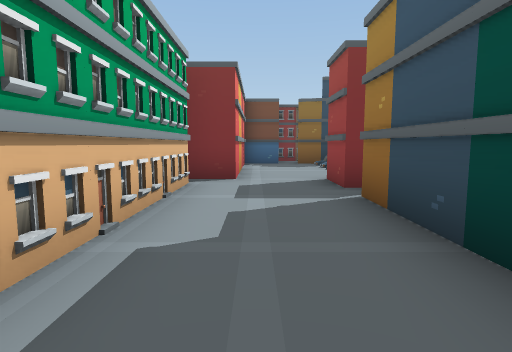
[1] (above)

24 first-person views from a walk through a 3-D level made in the Unity game engine. The camera is 1.4 m above the floor, tilts 6° down and sees 80° across. The floor is counted in squares, 2.02 m on a side. Each view is taken from the middle of a square. On the plan, view 1 faces up. The plan holds only what a view shows up to about 10 squares ahead; the rest is blank. The place goes on beyond the plan. The player is left out.

[2]
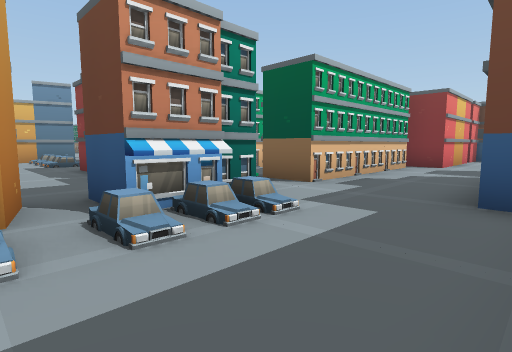

[3]
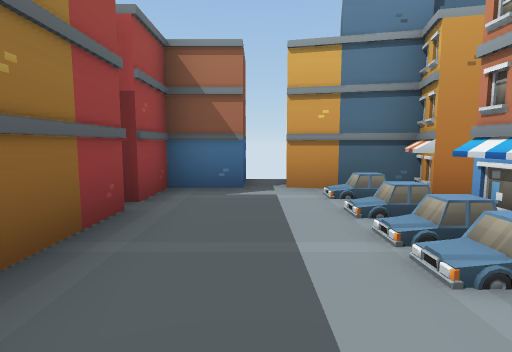

[4]
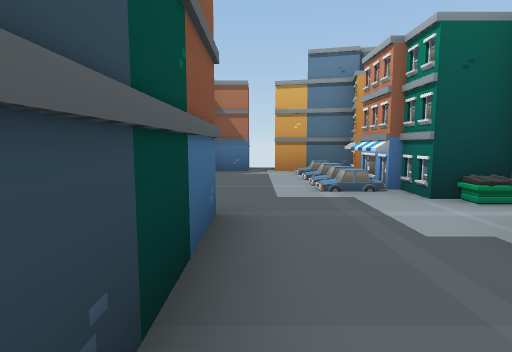

[5]
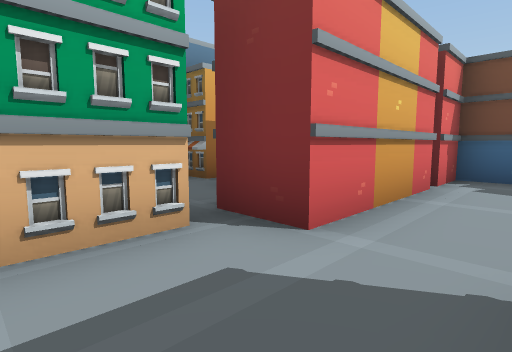

[6]
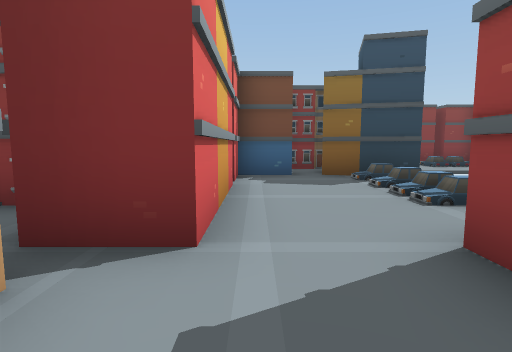

[7]
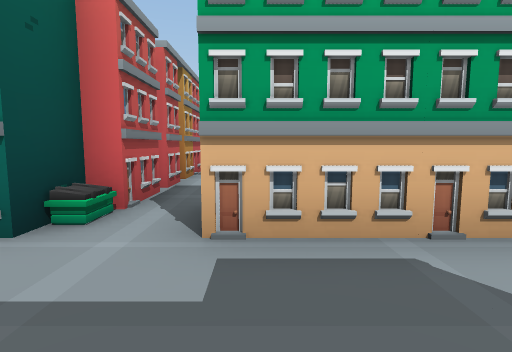

[8]
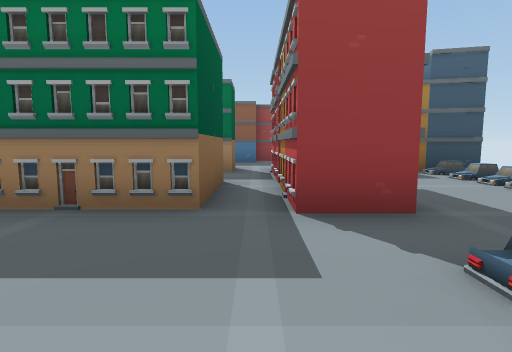

[9]
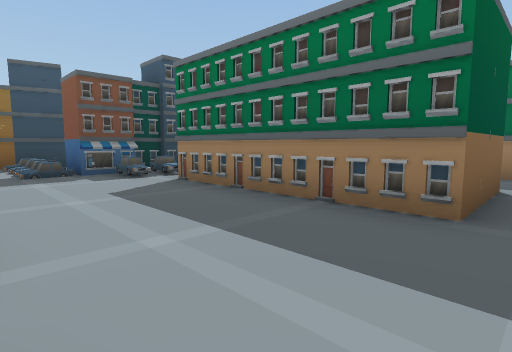

[10]
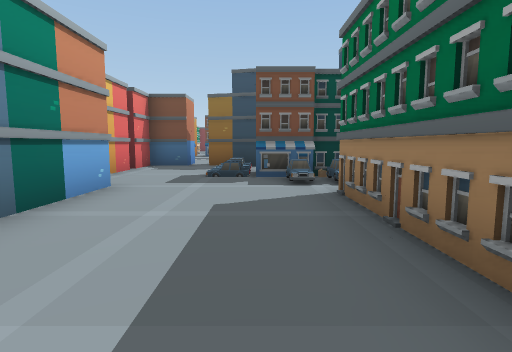

[11]
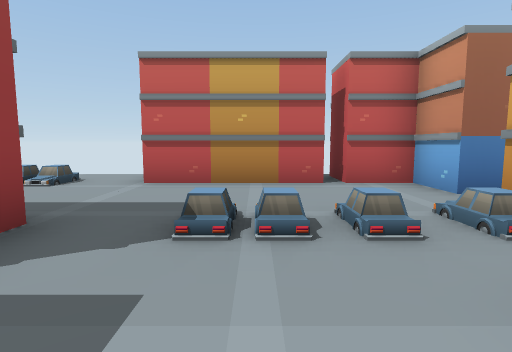

[12]
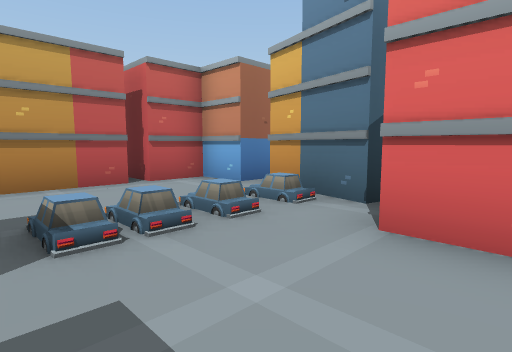

[13]
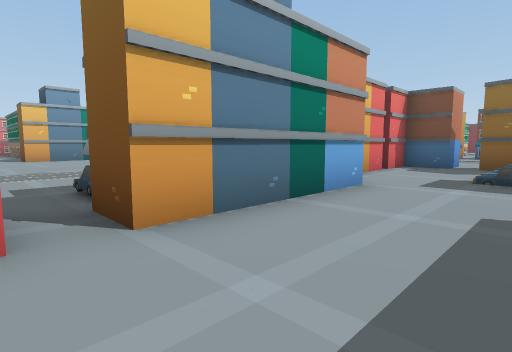

[14]
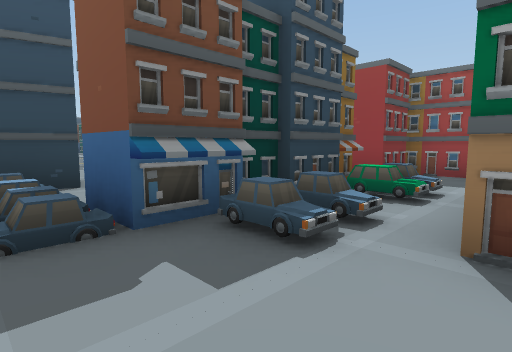

[15]
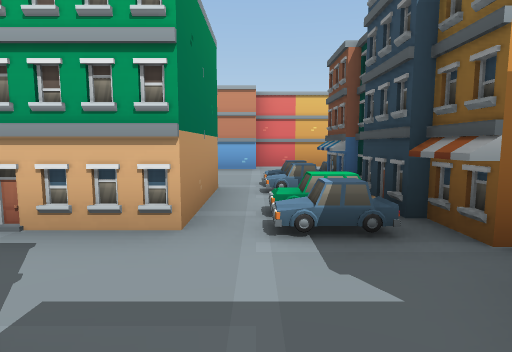

[16]
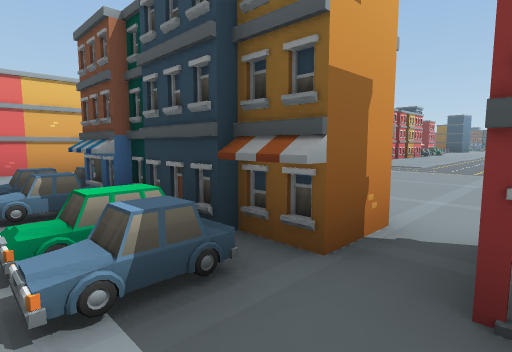

[17]
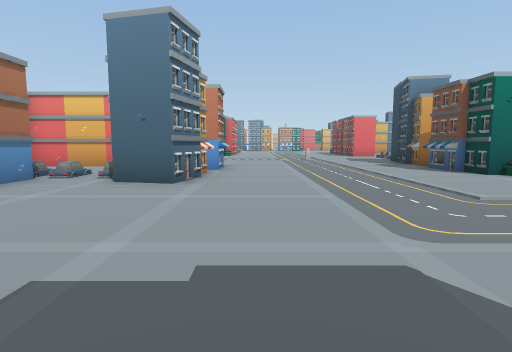

[18]
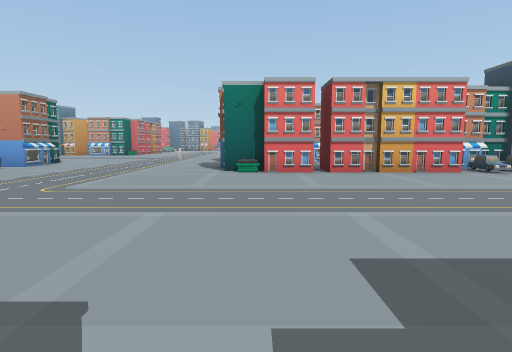

[19]
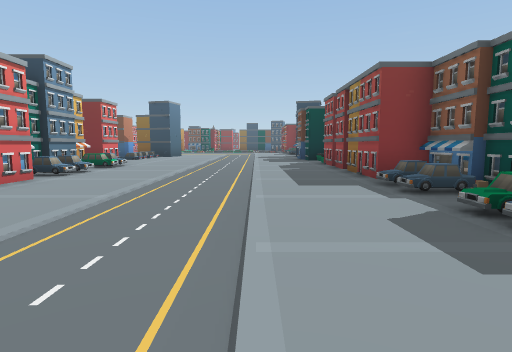

[20]
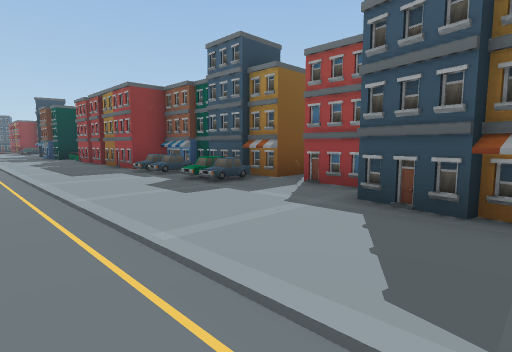

[21]
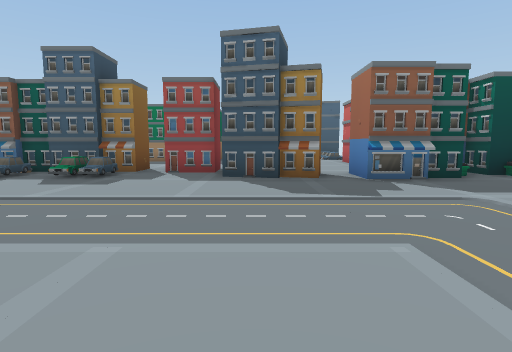

[22]
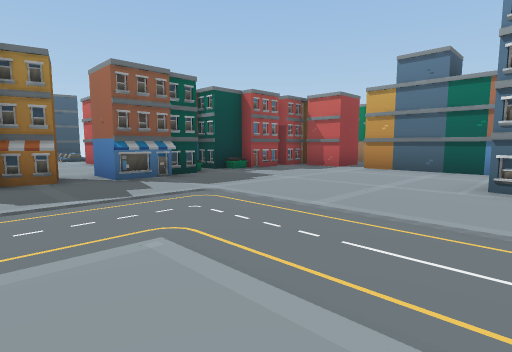

[23]
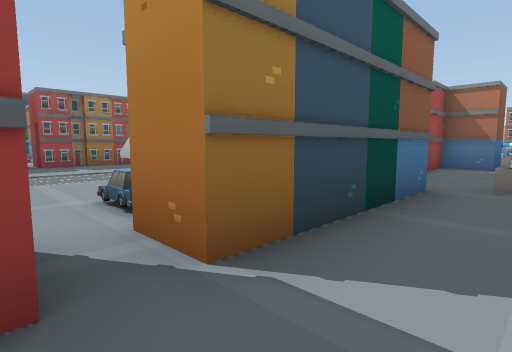

[24]
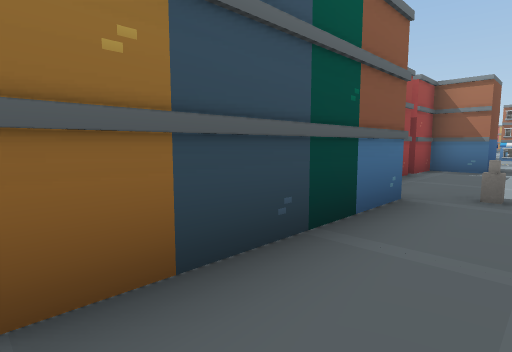

### Floor plan
Key: @ floor where view 1 was taken; # wall or solid block; x gap in a wall; . floor; B building; U dumpster; T bottle; O other object.
Columns run from 12 left of view 1 to 3 right of it. Each row starts with its distance up from view 1.
 29 ..#.
 28 ..x........#
 27 ..#O.......#
 26 ..#........#
 25 ..#O.......#
 24 ..##.......##
 23 .T.#.......O#
 22  ..#.......O#
 21  ..#.......O#
 20  ..#.......O#
 19 #.#U........#
 18 #.#.........#
 17 ...........##
 16 ...........#
 15 ...............
 14 ..........## ..
 13 ...........O###
 12 .#..........#.#
 11  #.##......U#.##
 10 #..O.......#..O.
  9 #..O.......#..O
  8 #..O########..O
  7 #....OOOO..#...
  6 ##.........#..#
  5  #....BB  BB..#
  4  #....BB  B...x
  3  #....B   B...#
  2 O#....BB  B...#
  1 .#....BB  B...#
  0  #..........@.#
 -1 ##...#####U....
 -2 #OOO......#OO..#
 -3 ............O..#
 -4 #......OOO#OO..#
 -5 ######.  .###.##
 -6              x

Where each view was taken, in squares from view 1:
view 1: 0 up, 0 right, facing up
view 2: 4 down, 2 right, facing up-left
view 3: 0 up, 1 right, facing down
view 4: 3 up, 1 right, facing down
view 5: 4 up, 1 right, facing up-left
view 6: 4 up, 0 right, facing up
view 7: 1 up, 1 right, facing left
view 8: 0 up, 10 left, facing right
view 9: 0 up, 10 left, facing up-right
view 10: 1 up, 8 left, facing up
view 11: 1 up, 9 left, facing down
view 12: 1 up, 8 left, facing down-left
view 13: 1 up, 8 left, facing up-left
view 14: 5 up, 9 left, facing up-right
view 15: 6 up, 2 left, facing left
view 16: 6 up, 3 left, facing up-left
view 17: 13 up, 2 left, facing left
view 18: 19 up, 1 left, facing left
view 19: 18 up, 4 left, facing up
view 20: 16 up, 5 left, facing up-right
view 21: 17 up, 8 left, facing right
view 22: 17 up, 8 left, facing down-right
view 23: 29 up, 12 left, facing down-right
view 24: 28 up, 12 left, facing down-right
